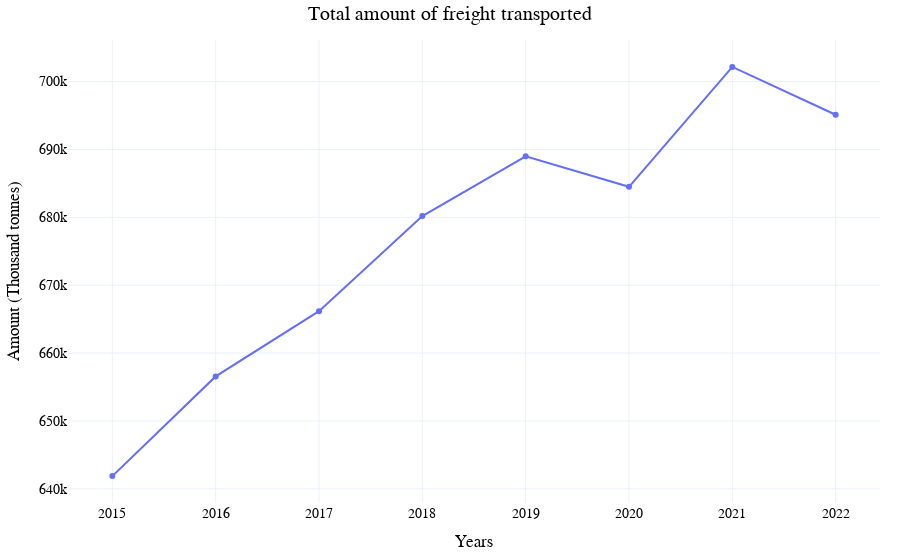

Notebook source saved alongside this figure:
### Code cell
import plotly.express as px

# Assuming you have a DataFrame named dg with columns "Year" and "Amount"
fig = px.line(
    dg,
    x="Year",
    y="Amount",
    title="Total amount of freight transported",
    line_shape='linear',  
    hover_data=["Amount"],  
    
    template='plotly_white',  # Use 'plotly_white' template for a light background with grid
    color_discrete_sequence=px.colors.qualitative.Plotly,
    markers=True, 


fig.update_layout(
    xaxis_title="Years",
    yaxis_title="Amount (Thousand tonnes)",
    title_x=0.5,  
    font=dict(family="Arial", size=14, color="black"),  
    legend=dict(title="Legend Title"),
    margin=dict(l=20, r=20, t=40, b=20),  
)

# Customize line style using 'line_dash'
fig.update_traces(line=dict(dash='solid'))

# Show the plot
fig.show()

### Figure 1 — Plotly figure (JSON) as saved in the notebook; plotly's stock layout.template omitted (floating-point values rounded to 4 significant figures)
{"data": [{"hovertemplate": "Year=%{x}<br>Amount=%{y}<extra></extra>", "legendgroup": "", "line": {"color": "#636EFA", "dash": "solid", "shape": "linear"}, "marker": {"symbol": "circle"}, "mode": "lines+markers", "name": "", "orientation": "v", "showlegend": false, "type": "scatter", "x": [2015, 2016, 2017, 2018, 2019, 2020, 2021, 2022], "xaxis": "x", "y": [641875, 656562, 666166, 680186, 688995, 684492, 702161, 695112], "yaxis": "y"}], "layout": {"font": {"color": "black", "family": "Arial", "size": 14}, "legend": {"title": {"text": "Legend Title"}, "tracegroupgap": 0}, "margin": {"b": 20, "l": 20, "r": 20, "t": 40}, "title": {"text": "Total amount of freight transported", "x": 0.5}, "xaxis": {"anchor": "y", "domain": [0, 1], "title": {"text": "Years"}}, "yaxis": {"anchor": "x", "domain": [0, 1], "title": {"text": "Amount (Thousand tonnes)"}}}}
